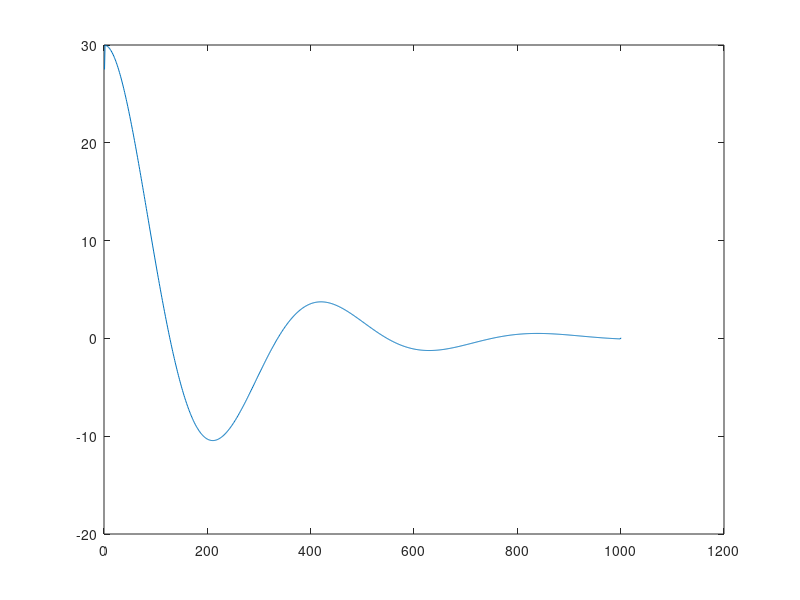
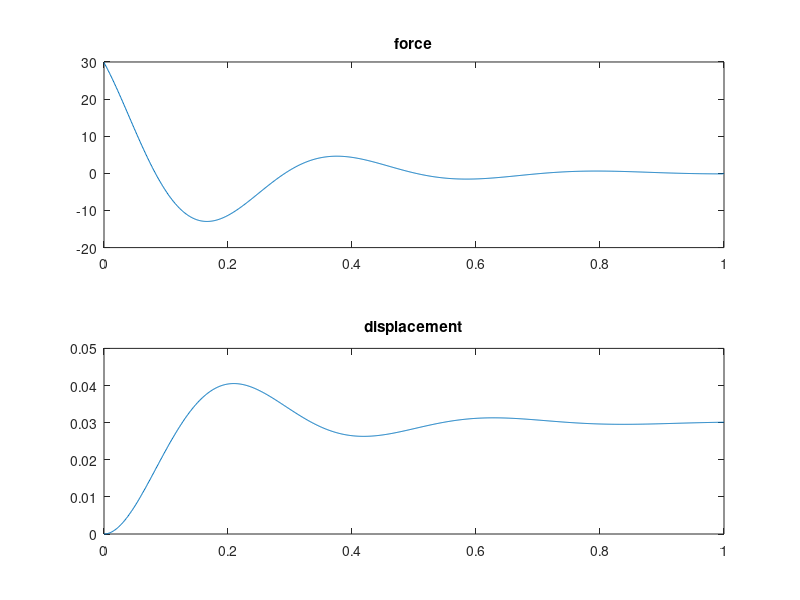

MATLAB code for these plots, in order: (Note: this script raises an error after producing the figures.)
% A time-variant impedance 

% build a model with the variable impedance 
clear, clc, close all

F = 15;

t = 0:0.001:1;

m_n = 2; %[kg]
b_n = 20; %[Ns/m]
k_n = 500; %[N/m]

omega_n = sqrt(k_n/m_n); %[rad/s]
zita = b_n/(2*sqrt(k_n*m_n));
omega_d = omega_n*sqrt(1-zita^2); %[rad/s]

x_n = (F/k_n)*(1-exp(-zita*omega_n*t)/(sqrt(1-zita^2)).*sin(omega_d*t+acos(zita)));
f_n = (x_n(end) - x_n)*k_n - [diff(x_n)/(1e-3), 0]*b_n + [diff(x_n,2)/1e-6, 0, 0]*m_n;
% f_n = ones(size(x_n))*F;
% f_n(1) = 0;

% something wrong with the analytical displacement? 
% solve the displacement, given the step function and the force input. 
f_input = ones(size(x_n))*F;
f_input(1) = 0; 
s = tf('s');
G = 1/(m_n*s^2+b_n*s+k_n);
x_pred = lsim(G,f_input,t);

% check the force, 
f_pred = (x_pred(end) - x_pred')*k_n + [diff(x_pred)'/(1e-3), 0]*b_n + [diff(x_pred,2)'/1e-6, 0, 0]*m_n;
plot(f_pred);

figure(); 
subplot(2,1,1); 
plot(t, f_n);
title('force');
subplot(2,1,2); 
plot(t, x_n); 
title('displacement');
sgtitle(' TI x and f analytical');

% use the tf to estimate the impedance 
f_input = f_n;
Ts = 1000;
data_est_UPs = iddata(x_n',f_input',1/Ts);
sysUP_s = tfest(data_est_UPs,2,0);
opt = predictOptions('InitialCondition','z');
[xp,~,~] = predict(sysUP_s,data_est_UPs,0,opt);
preddisp_interp_t = xp.OutputData;
[NUM_UPs,DEN_UPs] = tfdata(sysUP_s);
K_est_up_s = DEN_UPs{1}(3)/NUM_UPs{1}(3);
B_est_up_s = DEN_UPs{1}(2)/NUM_UPs{1}(3);
M_est_up_s = DEN_UPs{1}(1)/NUM_UPs{1}(3);
FIT_up_s = sysUP_s.Report.Fit.FitPercent;

%%
%Variable Stiffness
a = 0.5;
toff = 0.2;
k = k_n*(1-a*exp(-(t-toff).^2/(2*0.05^2)));
figure(),
plot(t,k), grid on
ylim([0 max(k)]);
xlabel('Time [s]')
ylabel('Stiffness [N/m]')



i = 1;
for toff = [0.03 0.06 0.1 0.2]
    %Differential Equation
    f = @(t,x) [x(2);-(b_n/m_n)*x(2)-((k_n*(1-a*exp(-(t-toff)^2/(2*0.03^2))))/m_n)*x(1)+F/m_n];

    [tt,xx] = ode45(f,0:0.001:1,[0,0]);

    x_kvar(:,i) = xx(:,1);

    fce(:,i) = (xx(end,1)-xx(:,1)').*k + xx(:,2)'.*b_n + [diff(xx(:,2)')/(1e-3), 0]*m_n;

    i = i + 1;

end

figure(),
subplot(4,1,1)
plot(t,x_n*1000,'k'), hold on
plot(tt,x_kvar(:,1)*1000), hold on
plot([0.03 0.03],[0 50],'b'), hold on
ylabel('Disp. [mm]')
grid on
subplot(4,1,2)
plot(t,x_n*1000,'k'), hold on
plot(tt,x_kvar(:,2)*1000), hold on
plot([0.06 0.06],[0 50],'b'), hold on
grid on
ylabel('Disp. [mm]')
subplot(4,1,3)
plot(t,x_n*1000,'k'), hold on
plot(tt,x_kvar(:,3)*1000), hold on
plot([0.1 0.1],[0 50],'b'), hold on
grid on
ylabel('Disp. [mm]')
subplot(4,1,4)
plot(t,x_n*1000,'k'), hold on
plot(tt,x_kvar(:,4)*1000), hold on
plot([0.2 0.2],[0 50],'b'), hold on
grid on
xlabel('Time [s]')
ylabel('Disp. [mm]')

figure();
plot(tt, fce)

% estimating each of the system using TI system 
f = fce(:,1);
x = x_kvar(:,1); 
Ts = 1000;
data_est_UPs = iddata(x,f(1) - f,Ts);
sysUP_s = tfest(data_est_UPs,2,0);
opt = predictOptions('InitialCondition','z');
[xp,~,~] = predict(sysUP_s,data_est_UPs,0,opt);
preddisp_interp_t(i,:) = xp.OutputData;
[NUM_UPs,DEN_UPs] = tfdata(sysUP_s);
K_est_up_s(i) = DEN_UPs{1}(3)/NUM_UPs{1}(3);
B_est_up_s(i) = DEN_UPs{1}(2)/NUM_UPs{1}(3);
M_est_up_s(i) = DEN_UPs{1}(1)/NUM_UPs{1}(3);
FIT_up_s(i) = sysUP_s.Report.Fit.FitPercent;